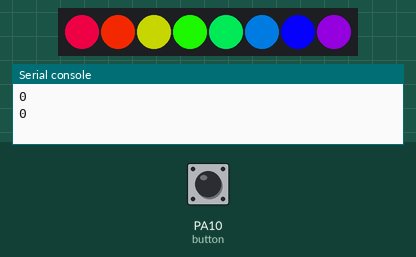
Recording of a program running on a simulated pyboard running MicroPython. Shown: 8 RGB LEDs in strip order, left to right, the last lines printed to the serial console. The inputs (shaded band) are chosen by the test bench; at power-on: PA10 (button) HIGH. Dim RGB values are drawn brighter than linear.

Above: at 1.2 s.
1.3 s: PA10 (button) pulled LOW for 3.2 s
At 1.65 s:
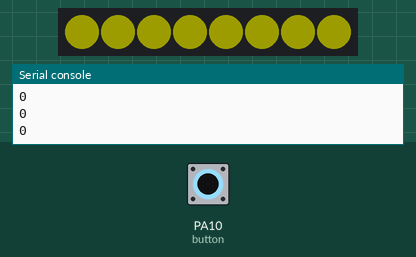
6.0 s: PA10 (button) pulled LOW for 3.2 s
At 6.6 s:
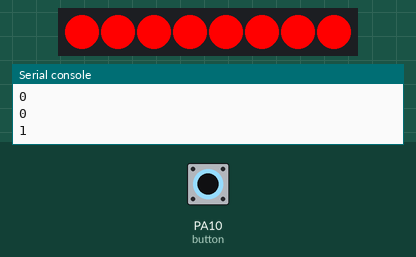
10.7 s: PA10 (button) pulled LOW for 1 s
At 12.4 s:
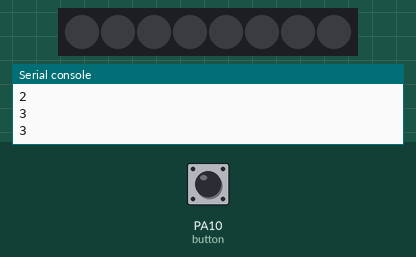
Timing chart, 0 to 13.9 s (numbered marks = the images above; inputs shaded):
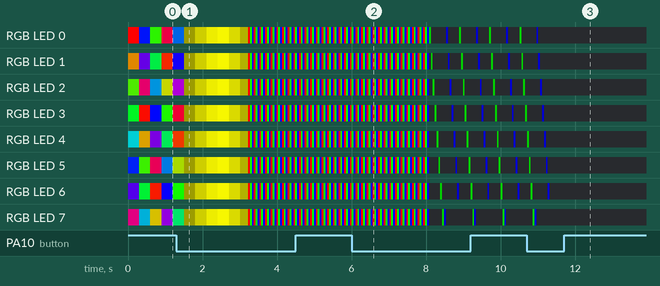

Measured:
- after the input at 1.3 s, the LEDs: change after 0.21 s (image 1)
- after the input at 10.7 s, the LEDs: first differ from a run without the input after 0.62 s (image 3)

The program:

Buttonled.py
```python
import neopixel
import pyb
p = pyb.Pin('PC6',pyb.Pin.OUT_PP)
n = neopixel.NeoPixel(p,8)
button = pyb.Pin('PA10',mode = pyb.Pin.IN, pull = pyb.Pin.PULL_UP)
count = 0

def fade():
    for j in range(256):
        for k in range(8):
            n[k] = (j,j,0)
        n.write()
        pyb.delay(3)
    for j in range(255,-1,-1):
        for k in range(8):
            n[k] = (j,j,0)
        n.write()
        pyb.delay(3)

def wheel(pos):
    if pos < 0 or pos > 255:
        return(0,0,0)
    if pos < 85:
        return(255 - pos * 3,pos * 3,0)
    if pos < 170:
        pos -= 85
        return(0,255 - pos * 3,pos * 3)
    pos -= 170
    return (pos * 3,0,255 - pos * 3)

def cycle():
    for j in range(255):
        for i in range(8):
            rc_index = (i * 256 // 8) + j
            n[i] = wheel(rc_index & 255)
        n.write()
        pyb.delay(1)

def strobe():
    for j in range(32):
        for k in range(8):
            n[k] = (255,0,0)
        n.write()
        pyb.delay(50)
        for k in range(8):
            n[k] = (0,255,0)
        n.write()
        pyb.delay(50)
        for k in range(8):
            n[k] = (0,0,255)
        n.write()
        pyb.delay(50)

def chase():
     for j in range(32):
        for k in range(8):
               n[k] = (0,256,256)
        if (j // 8) % 2 == 0:
             n[j % 8] = (0,128,0)
        else:
             n[(j % 8) - 1] = (0,0,128)
        n.write()
        pyb.delay(50)

def chase3led():
     for j in range(32):
        for k in range(8):
            n[k] = (0,0,0)
        n[j % 8] = (256,0,0)
        n[(j % 8) - 1] = (0,256,0)
        n[(j % 8) - 2] = (0,0,256)
        n.write()
        pyb.delay(50)

def main():
    global count
    while True:
        if button.value() == 0:
            count += 1
        if count % 5 == 0:
                cycle()
        if count % 5 == 1:
                fade()
        if count % 5 == 2:
                strobe()
        if count % 5 == 3:
                chase()
        if count % 5 == 4:
                chase3led()
        print(count)
main()
```
